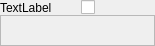
<?xml version="1.0" encoding="UTF-8"?>
<ui version="4.0">
 <author>
SPDX-FileCopyrightText: none
SPDX-License-Identifier: GPL-3.0-or-later
 </author>
 <class>BoolParamWidget_UI</class>
 <widget class="QWidget" name="BoolParamWidget_UI">
  <property name="geometry">
   <rect>
    <x>0</x>
    <y>0</y>
    <width>155</width>
    <height>46</height>
   </rect>
  </property>
  <layout class="QGridLayout" name="gridLayout">
   <property name="leftMargin">
    <number>0</number>
   </property>
   <property name="topMargin">
    <number>0</number>
   </property>
   <property name="rightMargin">
    <number>0</number>
   </property>
   <property name="bottomMargin">
    <number>0</number>
   </property>
   <property name="verticalSpacing">
    <number>0</number>
   </property>
   <item row="0" column="1">
    <widget class="QCheckBox" name="m_checkBox">
     <property name="text">
      <string/>
     </property>
    </widget>
   </item>
   <item row="0" column="0">
    <widget class="QLabel" name="m_labelName">
     <property name="text">
      <string>TextLabel</string>
     </property>
    </widget>
   </item>
   <item row="1" column="0" colspan="2">
    <widget class="QWidget" name="m_widgetComment" native="true">
     <layout class="QGridLayout" name="gridLayout_2">
      <property name="leftMargin">
       <number>0</number>
      </property>
      <property name="topMargin">
       <number>0</number>
      </property>
      <property name="rightMargin">
       <number>0</number>
      </property>
      <property name="bottomMargin">
       <number>0</number>
      </property>
      <item row="0" column="0">
       <widget class="QLabel" name="m_labelComment">
        <property name="frameShape">
         <enum>QFrame::StyledPanel</enum>
        </property>
        <property name="frameShadow">
         <enum>QFrame::Raised</enum>
        </property>
        <property name="textFormat">
         <enum>Qt::RichText</enum>
        </property>
        <property name="alignment">
         <set>Qt::AlignLeading|Qt::AlignLeft|Qt::AlignTop</set>
        </property>
        <property name="wordWrap">
         <bool>true</bool>
        </property>
       </widget>
      </item>
     </layout>
    </widget>
   </item>
  </layout>
 </widget>
 <resources/>
 <connections/>
</ui>
